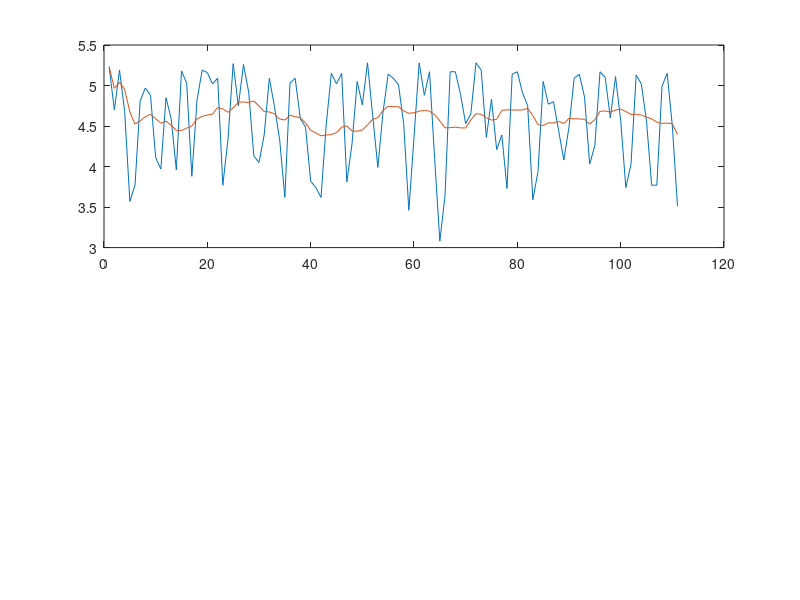

MATLAB code for this plot: (Note: this script raises an error after producing the figure.)
function Zad_2
load('energy.mat');

[country, source, degrees, y_original, y_movmean, y_approximation, mse] = zadanie2(energy);
end

function [country, source, degrees, y_original, y_movmean, y_approximation, mse] = zadanie2(energy)
    
% Głównym celem tej funkcji jest wyznaczenie aproksymacji wygładzonych danych o produkcji energii elektrycznej w wybranym kraju i z wybranego źródła energii.
% Wygładzenie danych wykonane jest poprzez wywołanie funkcji movmean.
% Wybór kraju i źródła energii należy określić poprzez nadanie w tej funkcji wartości zmiennym typu string: country, source.
% Dopuszczalne wartości tych zmiennych można sprawdzić poprzez sprawdzenie zawartości struktury energy zapisanej w pliku energy.mat.
%
% energy - struktura danych wczytana z pliku energy.mat
% country - [String] nazwa kraju
% source  - [String] źródło energii
% degrees - wektor zawierający cztery stopnie wielomianu dla których wyznaczono aproksymację
% y_original - dane wejściowe, czyli pomiary produkcji energii zawarte w wektorze energy.(country).(source).EnergyProduction
% y_movmean - średnia 12-miesięczna danych wejściowych, y_movmean = movmean(y_original,[11,0]);
% y_approximation - tablica komórkowa przechowująca cztery wartości funkcji aproksymującej wygładzone dane wejściowe. y_approximation stanowi aproksymację stopnia degrees(i).
% mse - wektor o rozmiarze 4x1: mse(i) zawiera wartość błędu średniokwadratowego obliczonego dla aproksymacji stopnia degrees(i).

country         = 'Spain';
source          = 'Nuclear';
degrees         = [1, 7, 17, 27];
y_original      = [];
y_movmean       = [];
y_approximation = {};
mse             = [];

% Sprawdzenie dostępności danych
if isfield(energy, country) && isfield(energy.(country), source)
    % Przygotowanie danych do aproksymacji
    dates = energy.(country).(source).Dates;
    y_original = energy.(country).(source).EnergyProduction;
    y_movmean = movmean(y_original,[11,0]);
    
    x = linspace(-1,1,length(y_original))';
    
    for i = 1:length(degrees)
        p = polyfit(x, y_movmean, degrees(i));
        y_approximation{i} = polyval(p, x);
        mse(i) = mean((y_movmean - y_approximation{i}).^2);
    end
    
    subplot(2,1,1);
    plot(y_original, 'DisplayName', 'Dane oryginalne');
    hold on
    plot(y_movmean, 'DisplayName', 'Dane wygładzone')
    for i = 1:length(degrees)
        plot(y_approximation{i}, 'DisplayName', string(degrees(i)))
    end
    hold off
    xlabel('x')
    ylabel('Produkcja energii [TWh]')
    title(['Produkcja energii elektrycznej w kraju: ', country, ', źródło: ', source])
    legend('location', 'eastoutside');
    
    subplot(2,1,2);
    bar(mse);
    set(gca, 'xticklabel', degrees);
    xlabel('Stopień wielomianu');
    ylabel('Błąd średniokwadratowy');
    title('Błąd średniokwadratowy aproksymacji (MSE)');
    
    saveas(gcf, 'zadanie2.png');
else
    disp(['Dane dla (country=', country, ') oraz (source=', source, ') nie są dostępne.']);
end

end